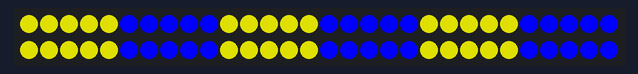
A sketch run on a simulated Arduino Uno, built with avr-gcc and run on an emulated ATmega328P. On the bench: 60 RGB LEDs in strip order, left to right, continuing on the next row. What the sketch prints to the serial monitor is not drawn.

Above: at 3.01 s.
At 12.16 s:
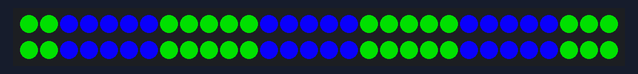
At 15.72 s:
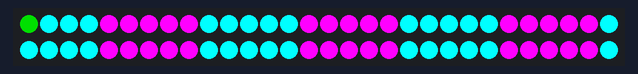
At 21.39 s:
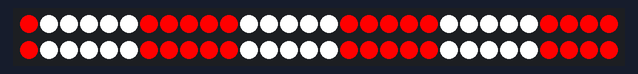
At 28.42 s:
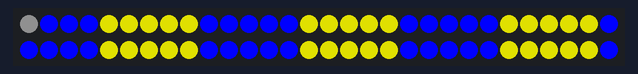
At 39.86 s:
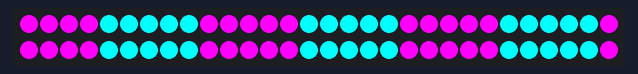

The sketch:

ChristmasRiver.ino
```cpp
#include <FastLED.h>
#include <time.h>
#include "riverPixels.hpp"
#include "xPixels.hpp"

#define LED_PIN     3
#define NUM_LEDS    60
#define BRIGHTNESS  255
#define LED_TYPE    WS2811
#define COLOR_ORDER GRB
#define NUMBER_PAIRS  (uint8_t)5
xPixels* pixels;

riverPixels::colourPair* colours;
void setup() {
  Serial.begin(9600);
    colours = (riverPixels::colourPair*) malloc(sizeof(riverPixels::colourPair) * NUMBER_PAIRS );

    colours[0].c1 = {0, 0, 0xff};
    colours[0].c2 = {0xa0, 0xa0, 0};
    colours[1].c1 = {0, 0xa0, 0};
    colours[1].c2 = {0xa, 0, 0xf0};
    colours[2].c1 = {0, 0xff, 0xff};
    colours[2].c2 = {0xff, 0, 0xff};
    colours[3].c1 = {0xff,0,0};
    colours[3].c2 = {0xff, 0xff, 0xff};
    colours[4].c1 = {0x10,0x10,0x10};
    colours[4].c2 = {0xff, 0xff, 0xff};

  pixels = new riverPixels(5, NUMBER_PAIRS, colours, 50u );
  pixels->setPixelsLength(NUM_LEDS);
  pixels->hardware_init();

}

void loop() {
  pixels->run();
  delay(80);
}
```

linearPixels.cpp
```cpp
#include "linearPixels.hpp"


int linearPixels::init(){
    return 0;
}

int linearPixels::compute(
    struct xPixel* pixel, unsigned int pixel_n, unsigned int x)
{
    pixel->xp_rled = 0x10;
    pixel->xp_gled = 0;
    pixel->xp_bled = 0xff;

    return 0;
}
```

linearPixels.hpp
```cpp
#pragma once


#include "wsPixels.hpp"


class linearPixels: public wsPixels{

public:
    linearPixels(){}
    virtual int init();
    virtual int compute(struct xPixel* pixel, unsigned int pixel_n, unsigned int x);
};
```

riverPixels.cpp
```cpp
#include "riverPixels.hpp"

#define SEQUENCES_COUNT 4

riverPixels::riverPixels(uint8_t colour_cluster, uint8_t colour_count, colourPair* colours, unsigned int period){
    rp_same_colour_count = colour_cluster;
    rp_colour_count = colour_count;
    rp_period_counts = period;
    rp_offset = 0;
    rp_colours = colours;
    rp_transition_delta = 10;
    rp_current_colour = rp_colours[rp_offset];

    this->create_transitions();
    // rp_period_counts = (lineEq*) malloc(sizeof(struct xPixel) * SEQUENCES_COUNT);

}

int riverPixels::init(){

}

void riverPixels::start_transition(){


}

void riverPixels::create_transitions(){
    rp_transitions = malloc( rp_colour_count / 2 * sizeof( lineEq ) );

    for(int i = 0; i < rp_colour_count / 2; ++i ){

        this->get_line(&rp_transitions->red_transition,
            rp_colours[i].c1.xp_rled,
            rp_colours[i].c2.xp_rled);

        this->get_line(&rp_transitions->green_transition,
            rp_colours[i].c1.xp_gled,
            rp_colours[i].c2.xp_gled);

        this->get_line(&rp_transitions->blue_transition,
            rp_colours[i].c1.xp_bled,
            rp_colours[i].c2.xp_bled);

        rp_transitions++;
    }


}

void riverPixels::get_line(lineEq* eq, uint8_t y1, uint8_t y2){
    eq->m = ( y2 - y1 ) / rp_transition_delta ;
    eq->b = y2 - eq->m * rp_transition_delta;
}


int riverPixels::compute(struct xPixel* pixel, unsigned int pixel_n, unsigned int x){
    unsigned int sel;
    bool transition_done = 0;
    int transition_delta = 0;

    sel = ( ( pixel_n - x) / rp_same_colour_count ) % 2;

    *pixel = sel ? rp_current_colour.c1 : rp_current_colour.c2;
    // Serial.println(rp_offset);
    // Serial.println(sel);

    if ( 0 == (x % rp_period_counts )  && x > 0 && pixel_n == 0){
        rp_current_colour = rp_colours[rp_offset];
        rp_transition = 1;
        transition_delta = 0;
        rp_offset++;
        rp_offset = rp_offset % rp_colour_count;
    }

    // if ( 1 == rp_transition ){

    //     rp_current_colour.xp_rled =
    //         rp_transitions[rp_offset / 2].red_transition.m * transition_delta +
    //         rp_transitions[rp_offset / 2].red_transition.b ;

    //     rp_current_colour.xp_gled =
    //         rp_transitions[rp_offset / 2].green_transition.m * transition_delta +
    //         rp_transitions[rp_offset / 2].green_transition.b ;

    //     rp_current_colour.xp_bled =
    //         rp_transitions[rp_offset / 2].blue_transition.m * transition_delta +
    //         rp_transitions[rp_offset / 2].blue_transition.b ;

    //     if ( 0 == transition_delta - rp_transition_delta ){
    //         // rp_current_colour = rp_colours[sel];
    //         rp_transition = 0;

    //     }

    // }

    return 0;
}
```

riverPixels.hpp
```cpp
#pragma once


#include "wsPixels.hpp"

#define STEPS 255

using Pixel = struct xPixel;

class riverPixels: public wsPixels{

public:
    typedef struct _lineEq{
        int m;
        int b;
    }lineEq;

    typedef struct _colourPair{
        struct xPixel c1;
        struct xPixel c2;
    }colourPair;

    typedef struct _colorTransitions{
        lineEq red_transition;
        lineEq green_transition;
        lineEq blue_transition;

    }colourTransitions;

    riverPixels(uint8_t colour_cluster, uint8_t colour_count, colourPair* colours, unsigned int period);

    virtual int init();

    virtual int compute(struct xPixel* pixel, unsigned int pixel_n, unsigned int x);

    void start_transition();

    void create_transitions();

    void get_line(lineEq* eq, uint8_t y1, uint8_t y2);

private:
    unsigned int rp_same_colour_count;
    colourPair* rp_colours;
    uint8_t rp_colour_count;
    lineEq * transitionEqs;
    colourTransitions* rp_transitions;
    colourPair rp_current_colour;
    uint8_t rp_offset;
    uint8_t rp_transition;
    unsigned int rp_period_counts;
    unsigned int rp_transition_delta;


};
```

wsPixels.cpp
```cpp
#include "wsPixels.hpp"

#define BRIGHTNESS  255
#define LED_TYPE    WS2811
#define COLOR_ORDER GRB
#define LED_PIN     3


void wsPixels::hardware_init(){
    uint8_t n_leds;
    Serial.begin(9600);
    n_leds = this->get_total_pixels();

    delay( 3000 ); // power-up safety delay
    Serial.println(n_leds);
    wsl_leds = malloc(sizeof(CRGB) * n_leds);

    FastLED.addLeds<LED_TYPE, LED_PIN, COLOR_ORDER>(
        wsl_leds, n_leds).setCorrection( TypicalLEDStrip );

    FastLED.setBrightness(  BRIGHTNESS );

    this->setPixelsLength(n_leds);
}


void wsPixels::hardware_set(unsigned int n, const struct xPixel* pixel){


    wsl_leds[n].setRGB(pixel->xp_rled,pixel->xp_gled,pixel->xp_bled);
}


void wsPixels::render(){
        FastLED.show();

}
```

wsPixels.hpp
```cpp
#pragma once

#include <FastLED.h>
#include "xPixels.hpp"

class wsPixels: public xPixels {

public:

    virtual void hardware_init()  final;
    virtual void hardware_set(unsigned int n, const struct xPixel* pixel);
    virtual void render() final;

private:
    CRGB* wsl_leds;

};
```

xPixels.cpp
```cpp
#include "xPixels.hpp"
#include <Arduino.h>

void xPixels::setPixelsLength(unsigned int n){
    xp_total_pixels = n;
}

// void xPixels::setComputeCallback(xComputeCallback cb){
//     xp_compute_callback = cb;
// }

void xPixels::run(){
    struct xPixel pixel;

    for (unsigned int n = 0; n < xp_total_pixels; ++n){
        //Serial.print(n);Serial.print(" , "); Serial.print( xp_x);
        this->compute(&pixel, n, xp_x );
        //Serial.print(" -> { ");Serial.print(pixel.xp_rled);Serial.print(", ");Serial.print(pixel.xp_gled);Serial.print(", ");Serial.print(pixel.xp_bled);Serial.println(" }");
        this->hardware_set(n, &pixel);
    }
    this->render();
    ++xp_x;

}

unsigned int xPixels::get_total_pixels() const{
    return xp_total_pixels;
}
```

xPixels.hpp
```cpp
#pragma once

#include<stdint.h>

class xPixels{

public:
    struct xPixel{
        uint8_t xp_rled;
        uint8_t xp_gled;
        uint8_t xp_bled;
    };
    typedef int* (xComputeCallback)(struct xPixel* pixel, unsigned int pixel_n, unsigned int x)  ;
    xPixels(): xp_x(0){}
    virtual int init() = 0;
    virtual void hardware_init()=0;
    virtual void setPixelsLength(unsigned int n);
    //virtual void setComputeCallback(xComputeCallback cb);
    virtual int compute(struct xPixel* pixel, unsigned int pixel_n, unsigned int x) = 0;
    virtual void hardware_set(unsigned int n, const struct xPixel* pixel) = 0;
    virtual void render() = 0;
    void run();
    void step();
    unsigned int get_total_pixels() const;


private:
    unsigned int xp_x;
    unsigned int xp_total_pixels;
    xComputeCallback xp_compute_callback;
};
```
